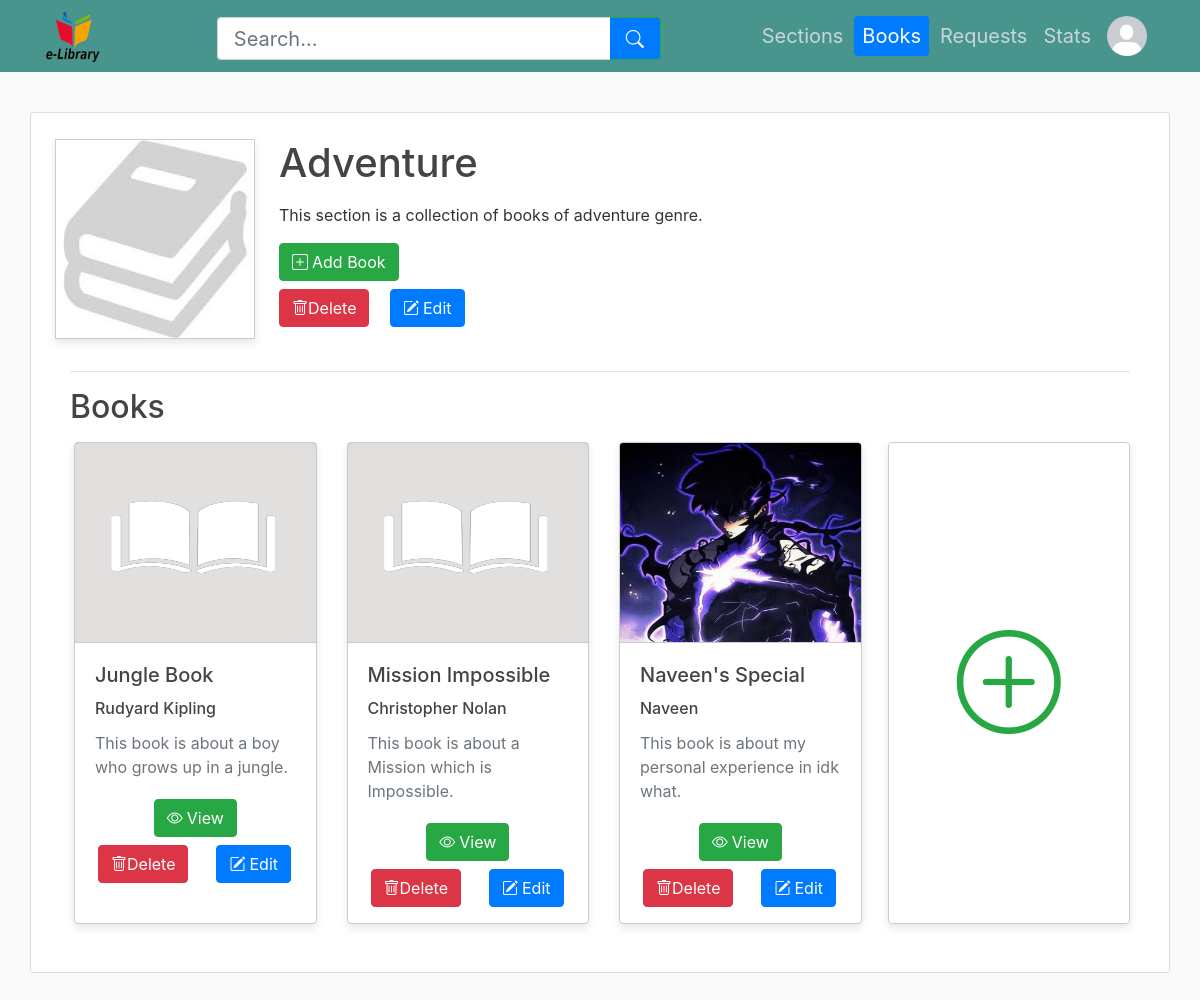
The page /librarian/section-books/2 (signed in) on the database its author committed.
### library_app/models.py (models this page shows, shortened)
class User(db.Model):
    __tablename__ = "user"
    userid = db.Column(db.Integer, primary_key=True, autoincrement=True)
    name = db.Column(db.String(60), nullable=False)
    username = db.Column(db.String(32), unique=True, nullable=False)
    email = db.Column(db.String(60), unique=True, nullable=False)
    password = db.Column(db.String(60), nullable=False)
    profile_picture = db.Column(
        db.String(20), nullable=False, default="default_profile_picture.png"
    )
    authenticated = db.Column(db.Boolean, default=False)
    urole = db.Column(db.String(20), default="user")
    requests = db.relationship(
        "Request", back_populates="user", lazy=True, cascade="all, delete-orphan"
    )
    feedbacks = db.relationship(
        "Feedback", back_populates="user", lazy=True, cascade="all, delete-orphan"
    )
    __table_args__ = (
        CheckConstraint(urole.in_(["user", "librarian"]), name="check_urole"),
    )
    def get_urole(self):
        return self.urole

class Section(db.Model):
    __tablename__ = "section"
    sectionid = db.Column(db.Integer, primary_key=True, autoincrement=True)
    title = db.Column(db.String(60), unique=True, nullable=False)
    date_created = db.Column(
        db.Date, nullable=False, default=datetime.now(timezone.utc).date()
    )
    picture = db.Column(
        db.String(20), nullable=False, default="default_section_picture.jpeg"
    )
    description = db.Column(db.String(120), nullable=False)
    books = db.relationship("Book", back_populates="section", lazy=True)

class Book(db.Model):
    __tablename__ = "book"
    bookid = db.Column(db.Integer, primary_key=True, autoincrement=True)
    title = db.Column(db.String(60), unique=True, nullable=False)
    author = db.Column(db.String(60), nullable=False)
    date_created = db.Column(
        db.Date, nullable=False, default=datetime.now(timezone.utc).date()
    )
    picture = db.Column(
        db.String(20), nullable=False, default="default_book_picture.png"
    )
    description = db.Column(db.String(120), nullable=False)
    pdf_file = db.Column(db.String(20), nullable=False)
    sectionid = db.Column(
        db.Integer, db.ForeignKey("section.sectionid"), nullable=False, default=1
    )
    section = db.relationship("Section", back_populates="books")
    issuedbooks = db.relationship(
        "IssuedBook", back_populates="book", lazy=True, cascade="all, delete-orphan"
    )
    feedbacks = db.relationship(
        "Feedback", back_populates="book", lazy=True, cascade="all, delete-orphan"
    )
    requests = db.relationship(
        "Request", back_populates="book", lazy=True, cascade="all, delete-orphan"
    )

### library_app/librarian/routes.py (the view)
@librarian.route("/librarian/section-books/<int:sectionid>")
@login_required(role="librarian")
def section_books(sectionid):
    section = Section.query.get(sectionid)
    sorted_books = sorted(
        section.books,
        key=lambda x: (
            sum(feedback.rating for feedback in x.feedbacks),
            x.date_created,
        ),
        reverse=True,
    )
    sorted_books.append(None)
    return render_template(
        "librarian/section_books.html",
        title=f"{section.title} Books",
        librarian=current_user,
        navbaractive=["Books"],
        section=section,
        sorted_books=sorted_books,
    )

### library_app/models.py (called while the page is built)
@login_manager.user_loader
def load_user(userid):
    return User.query.get(userid)

### library_app/utils.py (called while the page is built)
def login_required(role="any"):
    def wrapper(fn):
        @wraps(fn)
        def view(*args, **kwargs):
            if not current_user.is_authenticated:
                return login_manager.unauthorized()
            if current_user.get_urole() != role and role!=any:
                abort(403)
            return fn(*args, **kwargs)
        return view
    return wrapper

### library_app/templates/librarian/section_books.html (shortened to what this page needs)
{% extends "librarian/layout.html" %} {% block content %}
<div class="content-section container px-4 pb-5">
<div class="container mt-3">
    <div class="row">
        <div class="mr-4 mb-3">
            <img src="{{ url_for('static', filename='section/' + section.picture) }}" alt="{{ section.title }}" class="img-fluid special-card" style="max-height: 200px;">
        </div>
        <div class="">
            <h1 class="mb-3">{{ section.title }}</h1>
            <p>{{ section.description }}</p>
            {% if section.sectionid!=1 %}
            <div class="mt-3">
                <a href="{{url_for("librarian.add_book", sectionid=section.sectionid)}}" class="btn btn-success"><i class="bi bi-plus-square mr-1"></i>Add Book</a>
            </div>
            <div class="mt-2">
                <a href="{{url_for("librarian.delete_section", sectionid=section.sectionid)}}" class="btn btn-danger mr-3" onclick="return confirm('Are you sure you want to delete this section? All the Books in this section will be shifted to Miscellaneous.');"><i class="bi bi-trash"></i>Delete</a>
                <a href="{{url_for("librarian.edit_section", sectionid=section.sectionid)}}" class="btn btn-primary"><i class="bi bi-pencil-square mr-1"></i>Edit</a>
            </div>
            {% else %}
            <div class="mt-4">
                <a href="{{url_for("librarian.add_book", sectionid=section.sectionid)}}" class="btn btn-success"><i class="bi bi-plus-square mr-1"></i>Add Book</a>
            </div>
            {% endif %}
        </div>
    </div>
    <hr />
    {% if sorted_books|length>1 %}
    <h2 class="mb-2">Books</h2>
    {% for book in sorted_books %} {% if
    loop.index0 % 4 == 0 %}
        <div class="row mt-3">
            {% endif %} {% if book %}
            <div class="col-md-3">
                <div class="card h-100 special-card mx-1">
                    <a href="{{ url_for('librarian.book_info', bookid=book.bookid) }}" class="text-decoration-none text-muted">
                    <img
                        class="card-img-top mx-auto"
                        src="{{ url_for('static', filename='book/pictures/' + book.picture) }}"
                        alt="Card image cap"
                        style="width: 100%; height: 25vh"
                    />
                    <div class="card-body">
                        <h5 class="card-title">{{ book.title }}</h5>
                        <h6 class="card-title">{{ book.author }}</h6>
                        <p class="card-text text-wrap">{{ book.description }}</p>
                    </div></a>
                    <div class="container text-center">
                        <a href="{{url_for("librarian.view_book", bookid=book.bookid)}}" class="btn btn-success"><i class="bi bi-eye mr-1"></i>View</a>
                    </div>
                    <div class="container mt-2 mb-3 text-center">
                        <div class="row mx-auto">
                            <div class="ml-2 mr-4">
                                <a href="{{url_for("librarian.delete_book", place=0, bookid=book.bookid)}}" class="btn btn-danger" onclick="return confirm('Are you sure you want to delete this book? All the books content will be removed.');"><i class="bi bi-trash"></i>Delete</a>
                            </div>
                            <div class="ml-1">
                                <a href="{{url_for("librarian.edit_book", bookid=book.bookid)}}" class="btn btn-primary"><i class="bi bi-pencil-square mr-1"></i>Edit</a>
                            </div>
                        </div>
                    </div>
                </div>
            </div>
            {% else %}
            <div class="col-md-3">
                <div
                    class="card special-card p-5"
                    style="width: 100%; height: 100%"
                >
                    <div class="card-body d-inline-flex align-items-center">
                        <a
                            href="{{ url_for('librarian.add_book', sectionid=section.sectionid) }}"
                            class="mx-auto"
                        >
                            <i class="bi bi-plus-circle" style="font-size: 6.5rem;color: #28a745;"></i>
                        </a>
                    </div>
                </div>
            </div>
            {% endif %} {% if loop.index % 4 == 0 or loop.last %}
        </div>
    {% endif %} {% endfor %}
    {% endif %}
</div>
</div>
{% endblock content %}

### library_app/templates/librarian/layout.html (shortened to what this page needs)
<!DOCTYPE html>
<html lang="en">
    <head>
        <link
            rel="stylesheet"
            href="https://cdn.jsdelivr.net/npm/bootstrap@4.3.1/dist/css/bootstrap.min.css"
        />
        <link href="https://cdn.jsdelivr.net/npm/bootstrap-icons@1.7.0/font/bootstrap-icons.css" rel="stylesheet">
        <link
            rel="stylesheet"
            type="text/css"
            href="{{ url_for('static', filename='main/style.css') }}"
        />
    </head>
    <body>
        <header class="site-header">
            <nav class="navbar navbar-expand-md navbar-dark bg-steel fixed-top">
                <div class="container">
                    <a class="mr-4" href="{{url_for("librarian.sections")}}"><img class="logo-img" src="{{url_for('static', filename="main/library_logo.jpg")}}"/></a>
                    <div class="container">
                        <form id="searchForm" class="form-inline mx-auto search-form" action="{{ url_for('librarian.search') }}" method="POST" style="width: 37vw; height: 5.4vh;">
                            <div class="input-group">
                                <input id="searchInput" name="search_term" class="form-control form-control-lg border-right-0" type="search" placeholder="Search..." aria-label="Search" style="height: 5.4vh;" minlength="1" maxlength="60">
                                <div class="input-group-append">
                                    <button class="btn btn-lg btn-outline-success border-left-0" type="submit" style="height: 5.4vh;">
                                        <i class="bi bi-search"></i>
                                    </button>
                                </div>
                            </div>
                        </form>
                    </div>
                    <div class="navbar-nav">
                        <a class="nav-item nav-link h5 font-weight-normal mt-2 {% if 'Sections' in navbaractive %} active {% endif %}" href="{{url_for("librarian.sections")}}">Sections</a>
                        <a class="nav-item nav-link h5 font-weight-normal mt-2 {% if 'Books' in navbaractive %} active {% endif %}" href="{{url_for("librarian.books")}}">Books</a>
                        <a class="nav-item nav-link h5 font-weight-normal mt-2 {% if 'Requests' in navbaractive %} active {% endif %}" href="{{url_for("librarian.requests")}}">Requests</a>
                        <a class="nav-item nav-link h5 font-weight-normal mt-2 {% if 'Stats' in navbaractive %} active {% endif %}" href="{{url_for("librarian.stats")}}">Stats</a>
                        <a class="nav-item nav-link {% if 'Account' in navbaractive %} btn btn-primary rounded-pill mx-1{% endif %}" href="{{url_for("librarian.account")}}"><img src="{{url_for('static', filename='librarian/profile_pictures/' + librarian.profile_picture)}}" class="rounded-circle nav-img"/></a>
                    </div>
                </div>
            </nav>
        </header>
        {% block content %} {% endblock %}
    </body>
</html>

### library_app/static/main/style.css (style rules this page uses)
body { background: #fafafa; color: #333333; margin-top: 5rem; }
h1, h2, h3, h4, h5, h6 { color: #444444; }
.bg-steel { background-color: #47958d; }
.site-header .navbar-nav .nav-link { color: #cbd5db; }
.site-header .navbar-nav .nav-link.active { font-weight: 500; }
.content-section { background: #ffffff; padding: 10px 20px; border: 1px solid #dddddd; border-radius: 3px; margin-bottom: 20px; }
.nav-img { height: 2.5rem; width: 2.5rem; }
.logo-img { height: 55px; width: 55px; }
.nav-item.active { background-color: #007bff; color: #fff; border-color: #007bff; border-radius: 4px; padding: 0.5rem 1rem; margin-right: 3px; margin-left: 3px; }
.card-img-top { border-bottom: 1px solid #ccc; }
.special-card { width: 100%; border: 1px solid #ccc; box-shadow: 0 4px 8px rgba(0, 0, 0, 0.1); }
.btn-lg { font-size: 1.13rem !important; }
.search-form { border: none; margin-top: 5px; }
.search-form .input-group { width: 100%; }
.search-form .form-control { border-radius: 4px; }
.search-form .btn { border-radius: 0 4px 4px 0; background-color: #007bff; color: white; }

### rows shown on the page
User: profile_picture (placeholder picture)
Section: picture (placeholder picture), title "Adventure", description "This section is a collection of books of adventure genre."
Book: picture (placeholder picture), title "Jungle Book", author "Rudyard Kipling", description "This book is about a boy who grows up in a jungle."
Book: picture (placeholder picture), title "Mission Impossible", author "Christopher Nolan", description "This book is about a Mission which is Impossible."
Book: picture (picture), title "Naveen's Special", author "Naveen", description "This book is about my personal experience in idk what."
